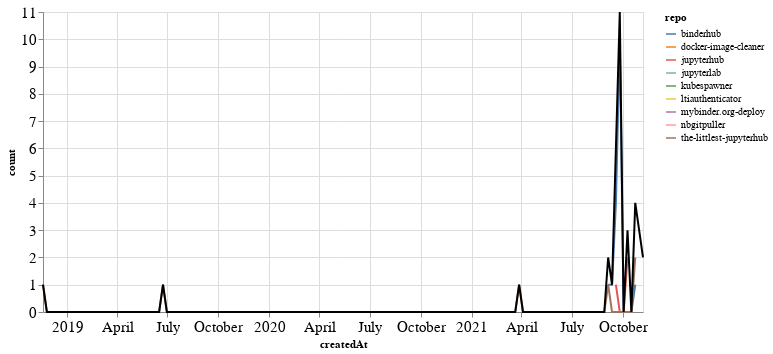

Here is the notebook cell this chart was saved with:
### Markdown cell above
### PRs

### Code cell
prs_time = prs.groupby('repo').resample('W', on='createdAt').count()['author'].reset_index()
prs_time = prs_time.rename(columns={'author': 'count'})
prs_time_total = prs_time.groupby('createdAt').agg({"count": "sum"}).reset_index()

ch1 = alt.Chart(prs_time, width=600).mark_line().encode(
    x='createdAt',
    y='count',
    color='repo',
    tooltip="repo"
)

ch2 = alt.Chart(prs_time_total, width=600).mark_line(color="black").encode(
    x='createdAt',
    y='count',
)

ch1 + ch2

### Figure 1 — Vega-Lite specification as saved in the notebook (floating-point values rounded to 4 significant figures; data arrays with more than 128 entries replaced by an {"elided": "..."} marker saying what was removed)
{"config": {"axisLeft": {"labelFontSize": 15}, "axisBottom": {"labelFontSize": 15}}, "layer": [{"data": {"name": "data-132d217a6e1b439a527b263765aae61f"}, "mark": "line", "encoding": {"color": {"type": "nominal", "field": "repo"}, "tooltip": {"type": "nominal", "field": "repo"}, "x": {"type": "temporal", "field": "createdAt"}, "y": {"type": "quantitative", "field": "count"}}, "width": 600}, {"data": {"name": "data-5110ed46bd9afd1e143e0205d8ef225c"}, "mark": {"type": "line", "color": "black"}, "encoding": {"x": {"type": "temporal", "field": "createdAt"}, "y": {"type": "quantitative", "field": "count"}}, "width": 600}], "$schema": "https://vega.github.io/schema/vega-lite/v4.8.1.json", "datasets": {"data-132d217a6e1b439a527b263765aae61f": {"elided": "172 records"}, "data-5110ed46bd9afd1e143e0205d8ef225c": {"elided": "155 records"}}}
